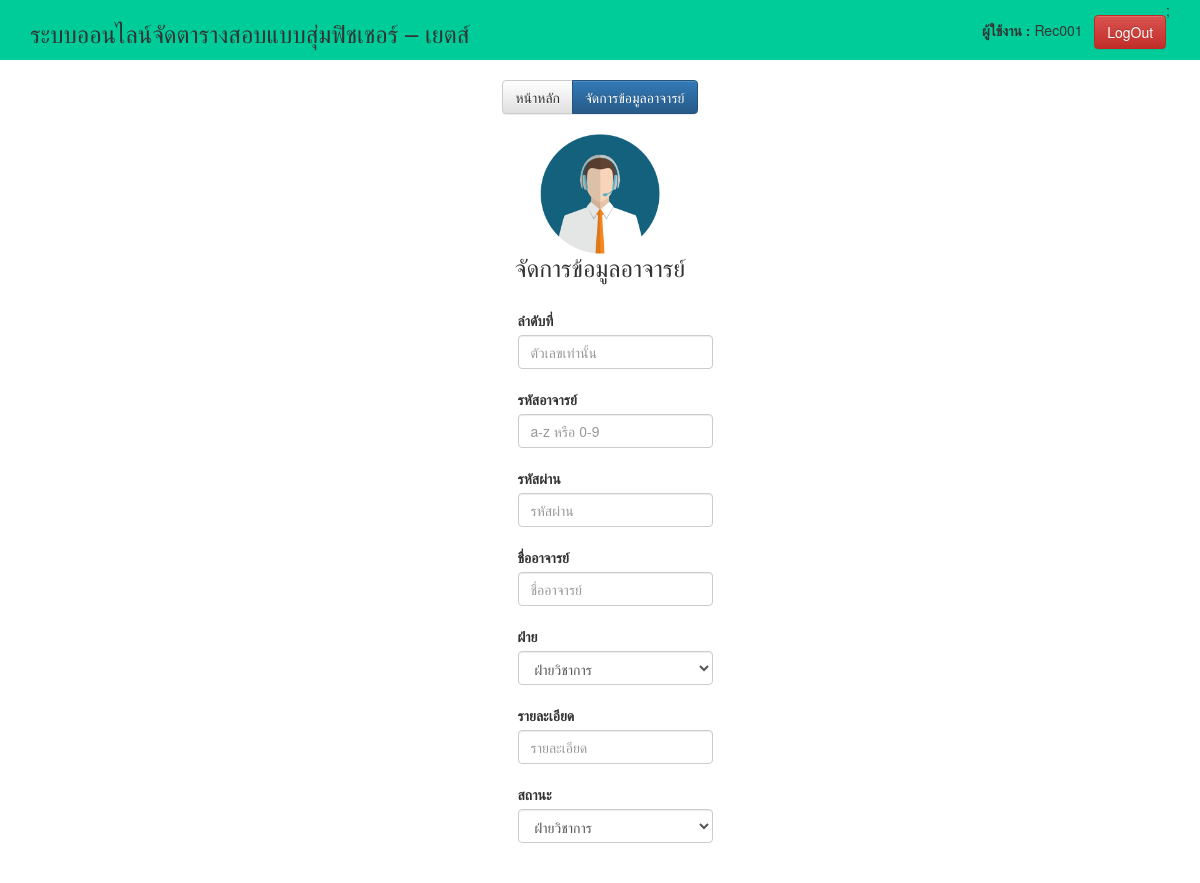
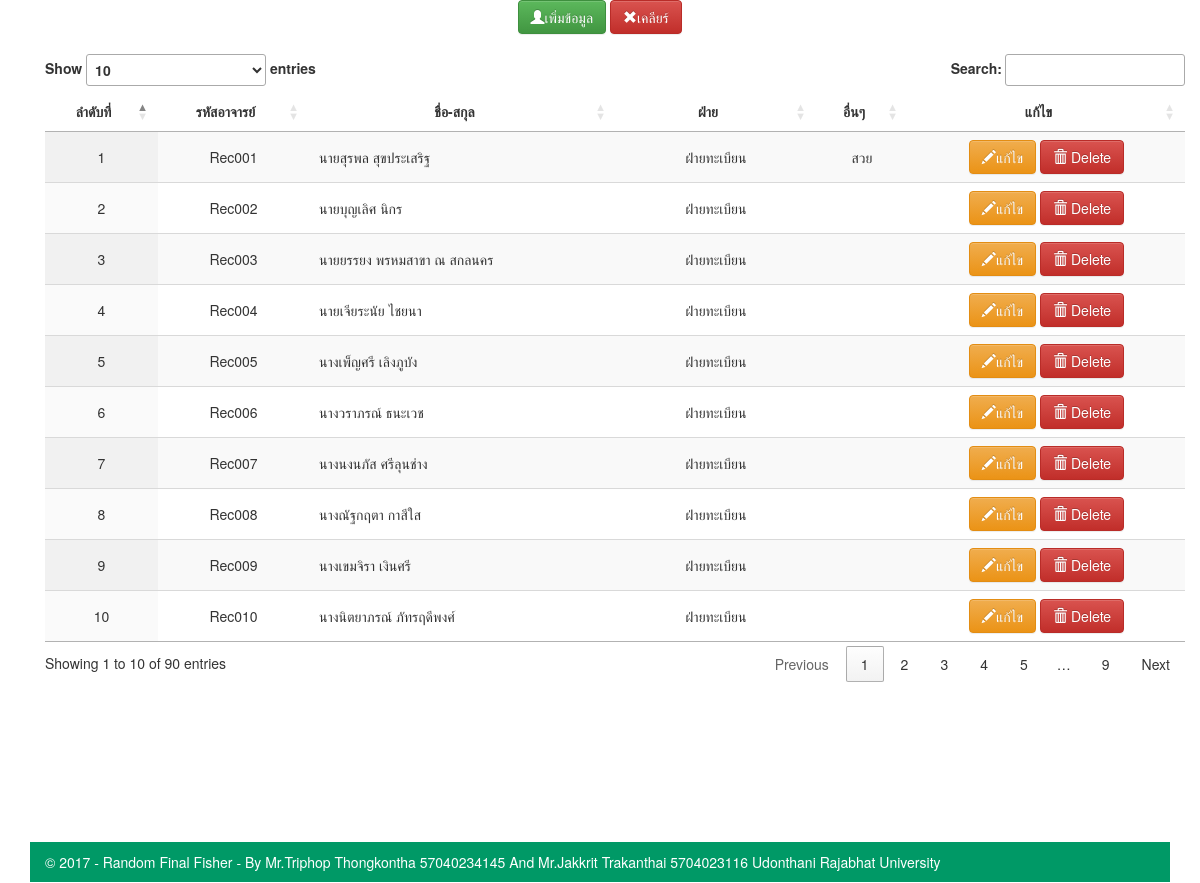
The page /Teacher.php (signed in) on the database its author committed (2 pictures, top to bottom).
### tables this page shows
CREATE TABLE `teacher` (
  `tno` int(11) NOT NULL AUTO_INCREMENT ,
  `username` varchar(10) default NULL,
  `passwords` varchar(10) default NULL,
  `tname` varchar(50) default NULL,
  `section` varchar(20) default NULL,
  `detail` varchar(50) default NULL,
  `status` varchar(1) default NULL,
  PRIMARY KEY  (`tno`)
);

### Teacher.php (the view, shortened to what this page needs)
<?php
    include_once 'header.php';
?>
            <link href="https://maxcdn.bootstrapcdn.com/bootstrap/3.3.5/css/bootstrap.min.css" rel="stylesheet">
            <link rel="stylesheet" type="text/css" href="https://cdn.datatables.net/1.10.16/css/jquery.dataTables.min.css">
            <link rel="stylesheet" href="https://maxcdn.bootstrapcdn.com/bootstrap/3.3.7/css/bootstrap.min.css">
            <link rel="stylesheet" href="https://maxcdn.bootstrapcdn.com/bootstrap/3.3.7/css/bootstrap-theme.min.css">
            <div class="main-wrapper"><br>
            <div align="Center">
            <div class="btn-group">
            <a class="btn btn-default" href="admin1.php" role="button">หน้าหลัก</a>
            <button type="button" class="btn btn-primary">จัดการข้อมูลอาจารย์</button>
            </div>
            </div>
                <?php
                if (isset($_SESSION['username'])) {
                    ?>
                    <h3 align="center"><img src = "Images/Teacher.png" width='120' border="0"><br>จัดการข้อมูลอาจารย์</td></h3><br>
                <div class="container" ng-app="myApp" ng-controller="customersController">
                <table align="center" width="100%">
                    <tr align="center">
                        <td align="center">
                            <table align="100">
                                <tr>
                                    <td align="left">
                                        <form action="includes/Teacher.inc.php" name="frmAdd" method="POST">
                                            <label for="sel1">ลำดับที่</label>
                                            <input  class="form-control" type="text" name="tno" placeholder="ตัวเลขเท่านั้น" maxlength="3"  onkeypress="check_key_number();" value=""/><br>
                                            <label for="sel1">รหัสอาจารย์</label>
                                            <input class="form-control" type="text" name="username" placeholder="a-z หรือ 0-9" maxlength="8"  id="username" onblur="checkfontnumber();"><br>
                                            <label for="sel1">รหัสผ่าน</label>
                                            <input class="form-control" type="Password" name="passwords" placeholder="รหัสผ่าน" maxlength="10"><br>
                                            <label for="sel1">ชื่ออาจารย์</label>
                                            <input class="form-control" type="text" name="tname" placeholder="ชื่ออาจารย์" maxlength="50"><br>
                                            <label for="sel1">ฝ่าย</label>
                                              <select class="form-control" name="section">
                                                <option value="ฝ่ายวิชาการ" selected="selected">ฝ่ายวิชาการ</option>
                                              </select>
                                            </div><br>
                                            <label for="sel1">รายละเอียด</label>
                                            <input class="form-control" type="text" name="detail" placeholder="รายละเอียด" maxlength="100"><br>
                                            <label for="sel1">สถานะ</label>
                                              <select class="form-control" name="status">
                                                <option value="1" selected="selected">ฝ่ายวิชาการ</option>
                                              </select>
                                            </div><br><br>
                                            <button class="btn btn-success" ng-click="editUser('new')" type="submit" name="submit">
                                            <span class="glyphicon glyphicon-user"></span>เพิ่มข้อมูล</button>
                                            <button class="btn btn-danger" ng-click="editUser('new')" type="reset" name="Reset">
                                            <span class="glyphicon glyphicon-remove"></span>เคลียร์</button>
            <br>
            <?php
             $strSQL = "SELECT * FROM Teacher ";
            $objQuery = mysql_query($strSQL) or die ("Error Query [".$strSQL."]");
            ?>
    <table id="example" class="display" cellspacing="0" width="100%">
        <thead>
            <tr>
                <th> <div align="center">ลำดับที่ </div></th>
                <th> <div align="center">รหัสอาจารย์ </div></th>
                <th> <div align="center">ชื่อ-สกุล </div></th>
                <th> <div align="center">ฝ่าย </div></th>
                <th> <div align="center">อื่นๆ </div></th>
                <th> <div align="center">แก้ไข </div></th>
            </tr>
        </thead>
        <tbody>
            <?php while($objResult = mysql_fetch_array($objQuery)) { ?>
                <tr>
                    <td><div align="center"><?php echo $objResult["tno"];?></div></td>
                    <td><div align="center"><?php echo $objResult["username"];?></div></td>
                    <td><div align="left"><?php echo $objResult["tname"];?></div></td>
                    <td><div align="center"><?php echo $objResult["section"];?></div></td>
                    <td><div align="center"><?php echo $objResult["detail"];?></div></td>
                    <td>
                        <div align="center">
                                <a href="includes/Teacher.Edit.php?tno=<?php echo $objResult["tno"];?>" >
                                <button type="button" class="btn btn-warning">
                                <span class="glyphicon glyphicon-pencil"></span>แก้ไข</button></a>
                            <a href="JavaScript:if(confirm('ต้องการลบข้อมูลนี้หรือไม่ ?') == true){window.location='includes/Teacher.Del.php?tno=<?php echo $objResult["tno"];?>';}">
                                <button type="button" class="btn btn-danger">
                                <span class="glyphicon glyphicon-trash"></span>
                                Delete
                                </button>
                            </a>
                        </div>
                    </td>
                </tr>
            <?php } ?>
        </tbody>
    </table>
</body>
</html>
<?php
}else{
echo "<meta http-equiv='refresh' content='1;URL=index.php'>";
}
 ?>
<?php
    include_once 'footer.php';
?>

### style.css (style rules this page uses)
html, body, div, span, object, iframe, h1, h2, h3, h4, h5, h6, p, blockquote, pre, abbr, address, cite, code, del, dfn, em, img, ins, kbd, q, samp, small, strong, sub, sup, var, b, i, dl, dt, dd, ol, ul, li, fieldset, form, label, legend, article, aside, canvas, details, figcaption, figure, footer, header, hgroup, menu, nav, section, summary, time, mark, audio, video { margin:0; padding:0; border:0; outline:0; font-size:100%; vertical-align:baseline; background:transparent; }
body { line-height:1; }
a { margin:0; padding:0; font-size:100%; vertical-align:baseline; background:transparent; }
table { border-collapse:collapse; border-spacing:0; border-width:0px 1px; }
input, select { vertical-align:middle; width: 180px; }
.main-wrapper { margin: 0 auto; width: 95%; }
a { text-decoration: }
body { background-color: }

### rows shown on the page
teacher: tno "1", username "Rec001", tname "นายสุรพล สุขประเสริฐ", section "ฝ่ายทะเบียน", detail "สวย"
teacher: tno "2", username "Rec002", tname "นายบุญเลิศ นิกร", section "ฝ่ายทะเบียน"
teacher: tno "3", username "Rec003", tname "นายยรรยง พรหมสาขา ณ สกลนคร", section "ฝ่ายทะเบียน"
teacher: tno "4", username "Rec004", tname "นายเจียระนัย ไชยนา", section "ฝ่ายทะเบียน"
teacher: tno "5", username "Rec005", tname "นางเพ็ญศรี เลิงภูบัง", section "ฝ่ายทะเบียน"
teacher: tno "6", username "Rec006", tname "นางวราภรณ์ ธนะเวช", section "ฝ่ายทะเบียน"
teacher: tno "7", username "Rec007", tname "นางนงนภัส ศรีลุนช่าง", section "ฝ่ายทะเบียน"
teacher: tno "8", username "Rec008", tname "นางณัฐกฤตา กาสีใส", section "ฝ่ายทะเบียน"
teacher: tno "9", username "Rec009", tname "นางเขมจิรา เงินศรี", section "ฝ่ายทะเบียน"
teacher: tno "10", username "Rec010", tname "นางนิตยาภรณ์ ภัทรฤดีพงศ์", section "ฝ่ายทะเบียน"

### other values the page prints
$_SESSION['username'] "Rec001"
